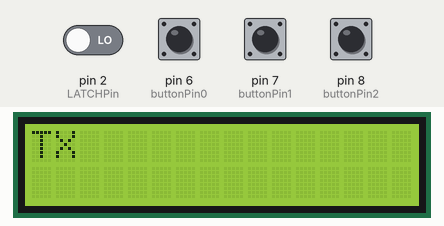
The sketch below on a simulated Arduino Uno, built with avr-gcc and run on an emulated ATmega328P. Parts: 16×2 character LCD. The inputs (shaded band) are chosen by the test bench; at power-on: pin 2 (LATCHPin), pin 6 (buttonPin0), pin 7 (buttonPin1), pin 8 (buttonPin2) LOW. No radio packets arrive unless stated; what the sketch prints to the serial monitor is not drawn.

Above: at 1.2 s.
1.3 s: pin 6 (buttonPin0) pulled HIGH for 0.15 s
At 2.2 s:
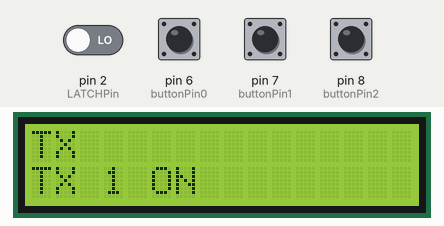
2.9 s: pin 7 (buttonPin1) pulled HIGH for 1 s
At 3.8 s:
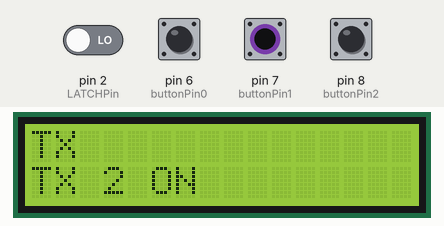
5.4 s: pin 8 (buttonPin2) pulled HIGH for 0.15 s
At 6.7 s:
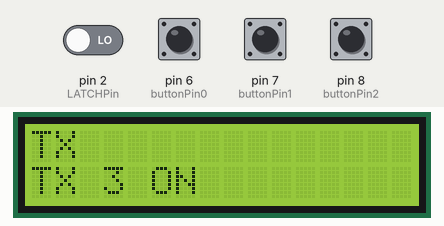
7.0 s: pin 2 (LATCHPin) driven HIGH and pin 6 (buttonPin0) driven HIGH
At 10.0 s:
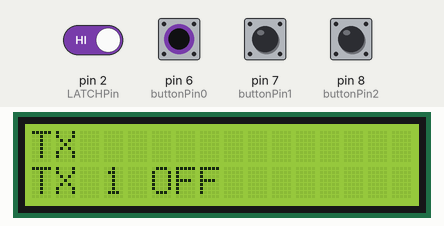
11.5 s: pin 6 (buttonPin0) driven HIGH
Timing chart, 0 to 14.5 s (numbered marks = the images above; inputs shaded):
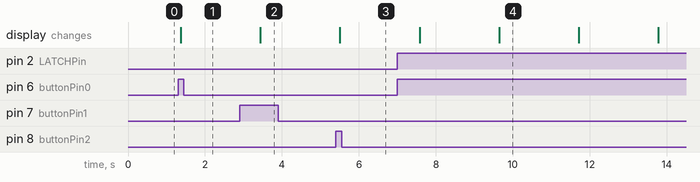

Measured:
- after the input at 1.3 s, the display: changes after 0.07 s (image 1)
- after the input at 2.9 s, the display: changes after 0.54 s (image 2)
- after the input at 5.4 s, the display: changes after 0.11 s (image 3)
- after the input at 7.0 s, the display: first changes after 0.58 s (image 4 shows a later state)

The sketch:

Virtual_Wire_TX.ino
```cpp
#include <VirtualWire.h>
#include <Wire.h>
#include <LiquidCrystal_I2C.h>
LiquidCrystal_I2C lcd(0x3F, 16, 2);

//Botones y menu...........................................INICIALIZACION
const int buttonPin0 = 6;
const int buttonPin1 = 7;
const int buttonPin2 = 8;
const int LATCHPin = 2;
int button0State;
int button1State;
int button2State;
int LATCHState;
bool LED1 = false;
bool LED2 = false;
bool LED3 = false;
bool LED4 = false;

//Estados...........................................INICIALIZACION


void setup()
{
  //Iniciamos el Serial y la comunicacion por radio
  Serial.begin(9600);
  Serial.print("Sistema encendido\n");
  pinMode(buttonPin0, INPUT); //Configuramos el pin 6
  pinMode(buttonPin1, INPUT); //Configuramos el pin 7
  pinMode(buttonPin2, INPUT); //Configuramos el pin 8
  pinMode(LATCHPin, INPUT); //Configuramos el pin 8

  vw_set_tx_pin(12);
  vw_setup(2000);

  lcd.init();
  lcd.home ();
  lcd.print("TX");
  lcd.setBacklight(HIGH);

}
void loop()
{
  //Boton.....................................................OPERATIVO
  button0State = digitalRead(buttonPin0);
  button1State = digitalRead(buttonPin1);
  button2State = digitalRead(buttonPin2);
  LATCHState = digitalRead(LATCHPin);

  if (button0State == HIGH) {
    if (LED1 == false) {
      if (LATCHState == HIGH)send("LON_1");
      if (LATCHState == LOW)send("ON_1");
      lcd.setCursor(0, 1);
      lcd.print("TX 1 ON  ");
      Serial.println("TX 1 ON ");
      delay(2000);
    }
    if (LED1 == true) {
      send("OFF_1");
      lcd.setCursor(0, 1);
      lcd.print("TX 1 OFF");
      Serial.println("TX 1 OFF");
      delay(2000);
    }
    LED1 = !LED1;
    if (LATCHState == LOW)LED1 = false;
  }
  if (button1State == HIGH) {
    if (LED2 == false) {
      if (LATCHState == HIGH)send("LON_2");
      if (LATCHState == LOW)send("ON_2");
      lcd.setCursor(0, 1);
      lcd.print("TX 2 ON  ");
      Serial.println("TX 2 ON ");
      delay(2000);
    }
    if (LED2 == true) {
      send("OFF_2");
      lcd.setCursor(0, 1);
      lcd.print("TX 2 OFF");
      Serial.println("TX 2 OFF");
      delay(2000);
    }
    LED2 = !LED2;
    if (LATCHState == LOW)LED2 = false;
  }
  if (button2State == HIGH) {
    if (LED3 == false) {
      if (LATCHState == HIGH)send("LON_3");
      if (LATCHState == LOW)send("ON_3");
      lcd.setCursor(0, 1);
      lcd.print("TX 3 ON  ");
      Serial.println("TX 3 ON ");
      delay(2000);
    }
    if (LED3 == true) {
      send("OFF_3");
      lcd.setCursor(0, 1);
      lcd.print("TX 3 OFF");
      Serial.println("TX 3 OFF");
      delay(2000);
    }
    LED3 = !LED3;
    if (LATCHState == LOW)LED3 = false;
  }

}

//Funcion para enviar el mensaje
void send (char *message)
{
  vw_send((uint8_t *)message, strlen(message)); //Envia el mensaje
  vw_wait_tx(); //Espera hasta que se haya acabado de transmitir todo

  Serial.println(message); //Muestra el mensaje por Serial
}
```
